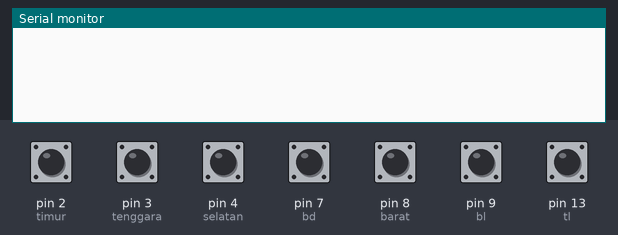
Simulated run of this sketch. Board: Arduino Uno, built with avr-gcc and run on an emulated ATmega328P. On the bench: the last lines printed to the serial monitor. The inputs (shaded band) are chosen by the test bench; at power-on: pin 2 (timur), pin 3 (tenggara), pin 4 (selatan), pin 7 (bd), pin 8 (barat), pin 9 (bl), pin 13 (tl) HIGH.

Above: at 2.8 s.
2.9 s: pin 2 (timur) pulled LOW for 1.2 s
At 5.2 s:
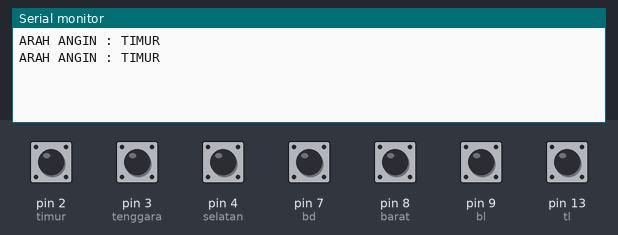
5.6 s: pin 3 (tenggara) pulled LOW for 1.2 s
At 6.9 s:
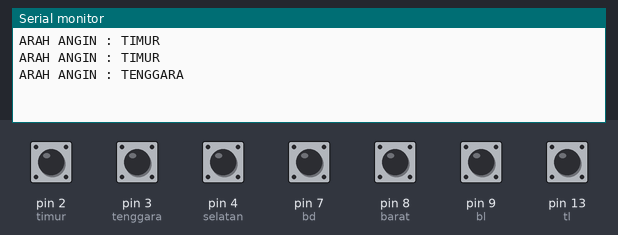
8.3 s: pin 4 (selatan) pulled LOW for 1.2 s
At 10.5 s:
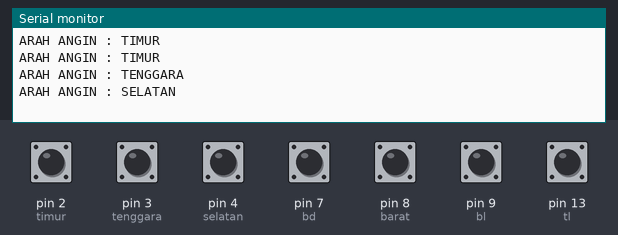
11.0 s: pin 7 (bd) pulled LOW for 1.2 s
At 12.7 s:
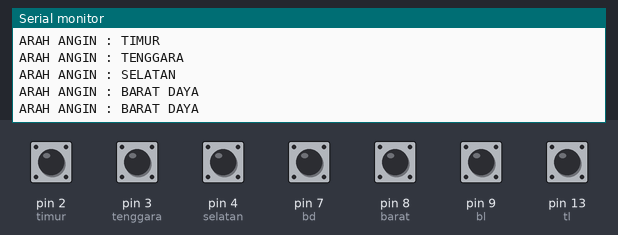
13.7 s: pin 8 (barat) pulled LOW for 1.2 s
At 15.5 s:
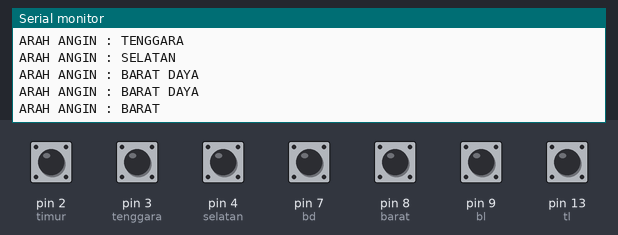
16.4 s: pin 9 (bl) pulled LOW for 1.2 s
At 17.8 s:
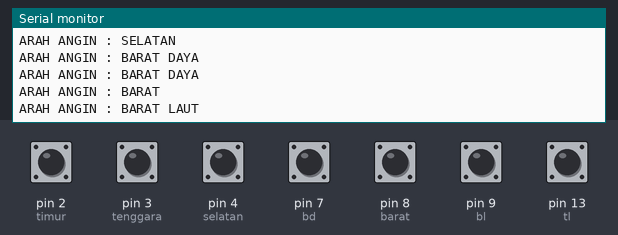

Measured:
- after the input at 2.9 s, the serial monitor: prints a new line after 0.10 s (image 1)
- after the input at 5.6 s, the serial monitor: prints a new line after 0.40 s (image 2)
- after the input at 8.3 s, the serial monitor: prints a new line after 0.70 s (image 3)
- after the input at 11.0 s, the serial monitor: prints a new line at once (image 4)
- after the input at 13.7 s, the serial monitor: prints a new line after 0.30 s (image 5)
- after the input at 16.4 s, the serial monitor: prints a new line after 0.60 s (image 6)

The sketch:

wind_vane_arah_angin.ino
```cpp
#define utara 0
#define tl 13
#define timur 2
#define tenggara 3
#define selatan 4
#define bd 7
#define barat 8
#define bl 9

void setup()
{
  Serial.begin(9600);
  pinMode(utara,INPUT_PULLUP);
  pinMode(tl,INPUT_PULLUP);
  pinMode(timur,INPUT_PULLUP);
  pinMode(tenggara,INPUT_PULLUP);
  pinMode(selatan,INPUT_PULLUP);
  pinMode(bd,INPUT_PULLUP);
  pinMode(barat,INPUT_PULLUP);
  pinMode(bl,INPUT_PULLUP);
}

void loop()
{
if(digitalRead(utara)==LOW){Serial.println("ARAH ANGIN : UTARA");}
else if(digitalRead(tl)==LOW){Serial.println("ARAH ANGIN : TIMUR LAUT");}
else if(digitalRead(timur)==LOW){Serial.println("ARAH ANGIN : TIMUR");}
else if(digitalRead(tenggara)==LOW){Serial.println("ARAH ANGIN : TENGGARA");}
else if(digitalRead(selatan)==LOW){Serial.println("ARAH ANGIN : SELATAN");}
else if(digitalRead(bd)==LOW){Serial.println("ARAH ANGIN : BARAT DAYA");}
else if(digitalRead(barat)==LOW){Serial.println("ARAH ANGIN : BARAT");}
else if(digitalRead(bl)==LOW){Serial.println("ARAH ANGIN : BARAT LAUT");}
delay(1000);
}
```
